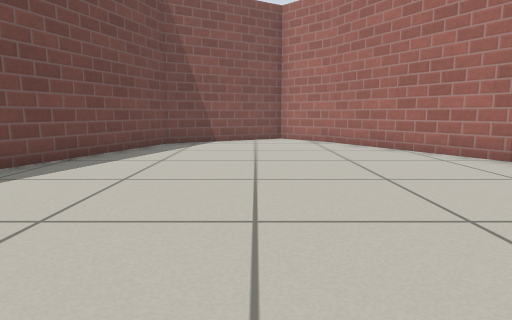
view 1 (above)

13 first-person views from a walk through a Gazebo world. The camera is 0.5 m above the floor, tilts 8° down and sees 75° across. The floor is counted in squares, 0.5 m on a side. Each view is taken from the middle of a square. On the plan, view 1 faces up. The plan holds only what a view shows up to about 12 squares ahead; the rest is blank. Simple patterns stand in for the simulator's built-in surfaces.

view 2
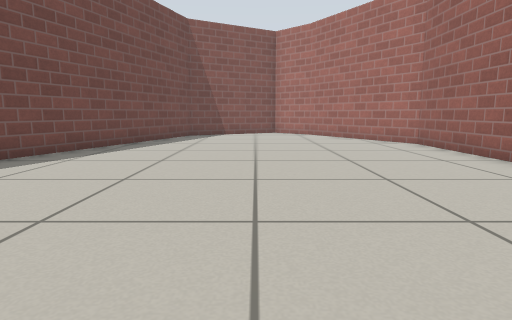

view 3
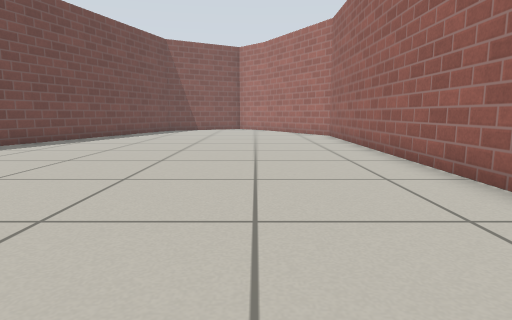

view 4
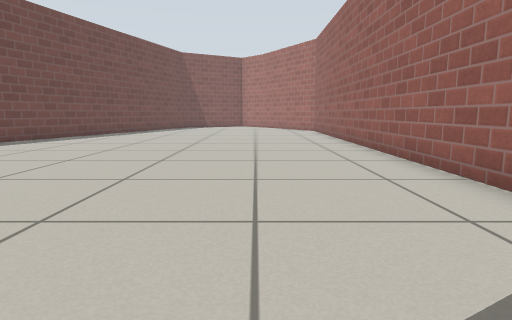

view 5
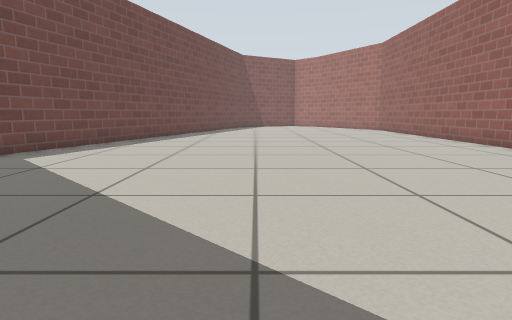

view 6
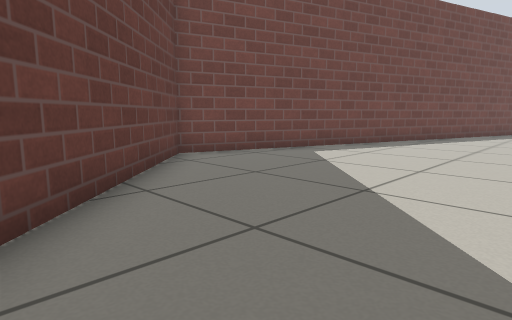

view 7
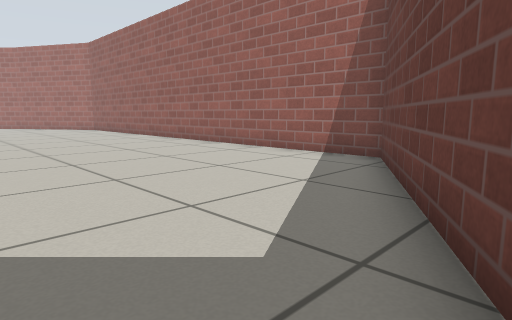

view 8
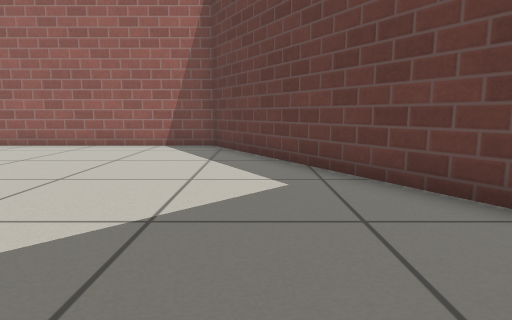

view 9
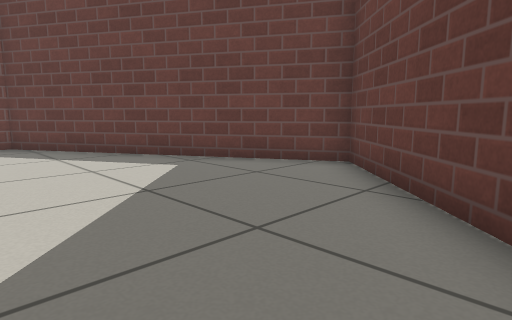

view 10
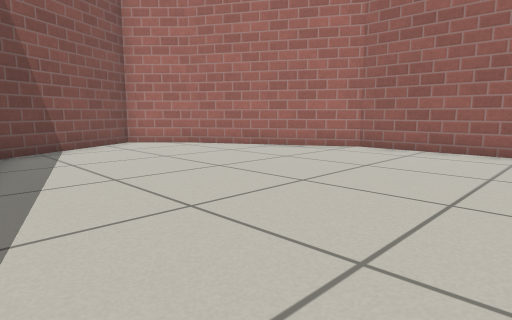

view 11
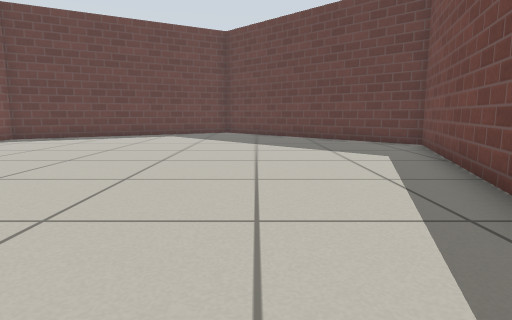

view 12
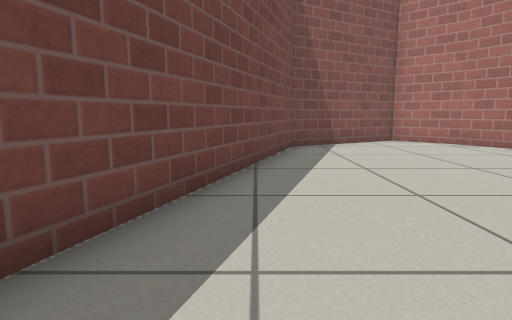

view 13
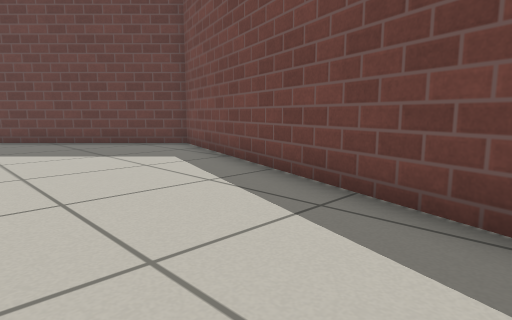

### Floor plan
Points are (right, up) in squares from view 1. A wall is a line through its corners. A room is listed if a view was taken in it or the views show most of it. See-through windows are left out.
Room 1 (views 1, 2, 3, 4, 5, 6, 7, 8, 9, 10, 11, 12, 13)
walls: (-6.3, 0.7) (-9.2, -8.5) (-2.5, -15.2) (5.3, -10.7) (5.3, 6.9) (2.4, 11.9); (2.5, 11.7) (1, 13.2) (-2.9, 10.9) (-5.8, 2.1)

Where each view was taken, in squares from view 1:
view 1: 0 up, 0 right, facing up
view 2: 4 down, 0 right, facing up
view 3: 8 down, 2 right, facing up
view 4: 12 down, 2 right, facing up
view 5: 13 down, 2 left, facing up
view 6: 13 down, 2 left, facing up-left
view 7: 14 down, 2 left, facing up-right
view 8: 12 down, 5 left, facing right
view 9: 9 down, 6 left, facing down-right
view 10: 2 up, 4 left, facing up-right
view 11: 2 up, 4 left, facing down
view 12: 1 up, 4 left, facing up
view 13: 1 up, 3 left, facing down-left
